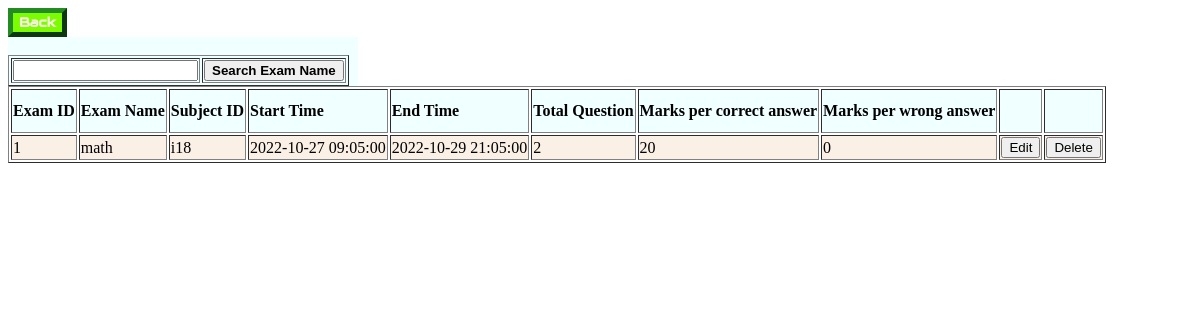
The page /displayExam.php (signed in) on the database its author committed.
### tables this page shows
CREATE TABLE `exam` (
  `EXAM_ID` int(11) NOT NULL,
  `START_TIME` datetime NOT NULL,
  `END_TIME` datetime NOT NULL,
  `SUBJECT_ID` varchar(10) NOT NULL,
  `TOTAL_QUESTIONS` int(11) NOT NULL,
  `MARKS_PER_CORRECT_ANSWER` int(11) NOT NULL,
  `MARKS_PER_WRONG_ANSWER` int(11) NOT NULL,
  `EXAM_NAME` varchar(100) DEFAULT NULL
);

### displayExam.php (the view, shortened to what this page needs)
<td><input type="submit" name="back" value="Back" id="back" onclick ="window.location.href = 'teacherMain.php'"></td></tr>
<head>
<link rel="stylesheet" href="css.css">
</head>
<?php
include("dbCon2.php");
echo '<form id="form3"action="'.$_SERVER['PHP_SELF'].'" method="post"><table border="1"><br><tr><td><input type="text" name="searchquery" ></td>
<td><input type="submit" name="search" id="search" value="Search Exam Name"></tr></table></form>';
$query = mysqli_query($link, "SELECT * FROM exam");
echo '<table border="1" id="record"><tr>
	<th>Exam ID</th> <th>Exam Name</th> <th>Subject ID</th><th>Start Time</th><th>End Time</th><th>Total Question</th>
	<th>Marks per correct answer</th><th>Marks per wrong answer</th><th></th><th></th>
	</tr>';
while($row = mysqli_fetch_array($query)){
	echo '<tr>
		<td>'.$row['EXAM_ID'].'</td>
		<td>'.$row['EXAM_NAME'].'</td>
		<td>'.$row['SUBJECT_ID'].'</td>
		<td>'.$row['START_TIME'].'</td>
		<td>'.$row['END_TIME'].'</td>
		<td>'.$row['TOTAL_QUESTIONS'].'</td>
		<td>'.$row['MARKS_PER_CORRECT_ANSWER'].'</td>
		<td>'.$row['MARKS_PER_WRONG_ANSWER'].'</td>
		<td><input type="button" onclick="window.location = \'editQuestion.php?examID='.$row['EXAM_ID'].'\'" value="Edit"></td>
		<td><input type="button" onclick="window.location = \'deleteExam.php?examID='.$row['EXAM_ID'].'\'" value="Delete"></td>
		</tr>';
}
echo '</table>';
?>

### css.css (style rules this page uses)
form { width: 300px; overflow: hidden; margin: 100 0 0 400px; padding: 80px; background-color: #80ced6 ; border-radius: 15px ; }
#form3 { width: 350px; overflow: hidden; margin: 0 0 0 0px; padding: 0px; background-color: azure; border-radius: 0px ; }
#record tr:nth-child(even) { background-color: linen; }
#record tr:nth-child(odd) { background-color: palegoldenrod; }
#record th { padding-top: 12px; padding-bottom: 12px; text-align: left; background-color: azure; color: black; }
#back { background-color: lawngreen; color: beige; border: 5px outset forestgreen; font-weight: bold; font-family: "Audiowide", sans-serif; }
#search { font-weight: bold; }

### rows shown on the page
exam: EXAM_ID "1", EXAM_NAME "math", SUBJECT_ID "i18", START_TIME "2022-10-27 09:05:00", END_TIME "2022-10-29 21:05:00", TOTAL_QUESTIONS "2", MARKS_PER_CORRECT_ANSWER "20", MARKS_PER_WRONG_ANSWER "0"
